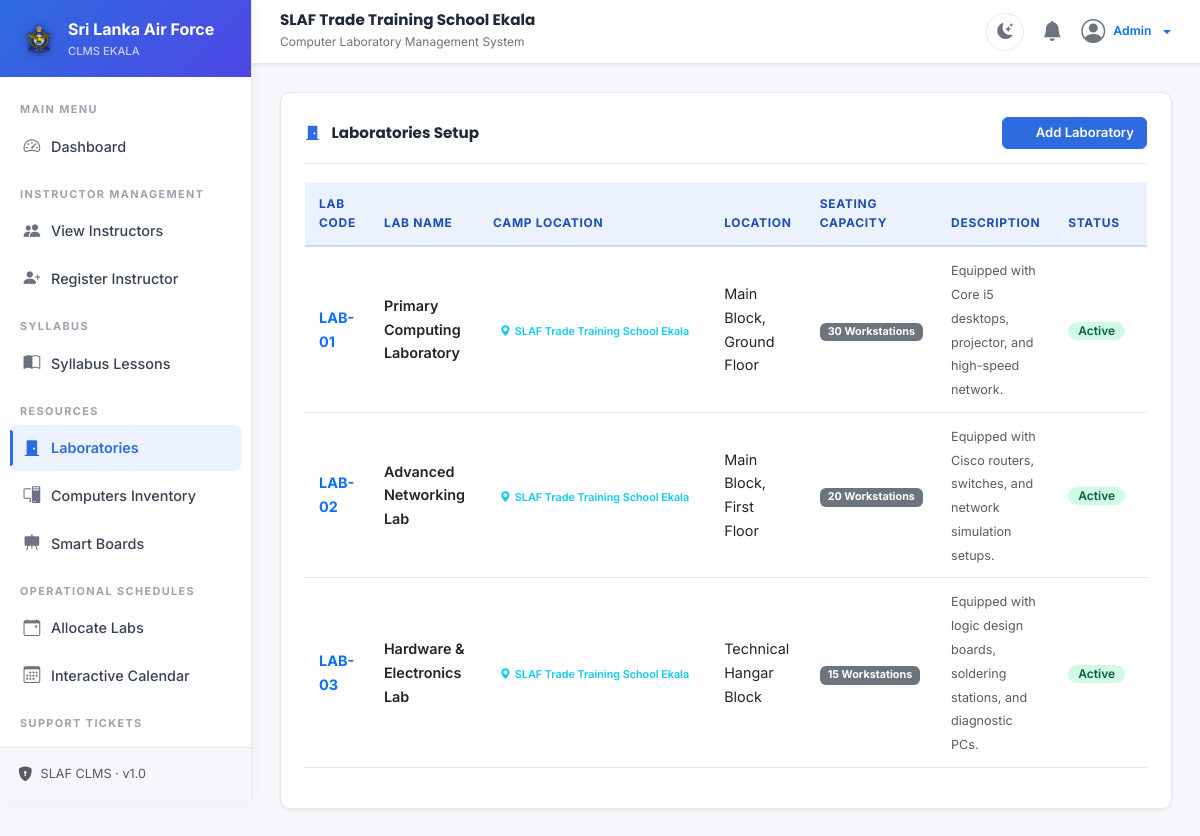
Page /laboratory (signed in) on the committed database.
### tables this page shows
CREATE TABLE IF NOT EXISTS laboratories (
    id INT AUTO_INCREMENT PRIMARY KEY,
    lab_code VARCHAR(20) NOT NULL UNIQUE,
    lab_name VARCHAR(100) NOT NULL,
    location VARCHAR(100) NOT NULL,
    capacity INT NOT NULL,
    description TEXT,
    status ENUM('active', 'inactive') DEFAULT 'active',
    created_at TIMESTAMP DEFAULT CURRENT_TIMESTAMP,
    updated_at TIMESTAMP DEFAULT CURRENT_TIMESTAMP ON UPDATE CURRENT_TIMESTAMP,
    camp_id INT NULL,
    FOREIGN KEY (camp_id) REFERENCES camps(id) ON DELETE SET NULL
);

CREATE TABLE IF NOT EXISTS camps (
    id INT AUTO_INCREMENT PRIMARY KEY,
    name VARCHAR(100) NOT NULL UNIQUE,
    code VARCHAR(50) NOT NULL UNIQUE,
    address TEXT NULL,
    status ENUM('active', 'inactive') DEFAULT 'active',
    created_at TIMESTAMP DEFAULT CURRENT_TIMESTAMP,
    updated_at TIMESTAMP DEFAULT CURRENT_TIMESTAMP ON UPDATE CURRENT_TIMESTAMP
);

### app/controllers/LaboratoryController.php (called while the page is built, shortened)
<?php
class LaboratoryController extends Controller {
    private $labModel;
    public function __construct() {
        $this->labModel = $this->model('LabModel');
    }
    public function index() {
        $campModel = $this->model('CampModel');
        if (isSuperAdmin()) {
            $labs = $this->labModel->getAllLabs();
            $camps = $campModel->getActiveCamps();
        } else {
            $labs = $this->labModel->getAllLabs($_SESSION['camp_id']);
            $camps = [$campModel->getCampById($_SESSION['camp_id'])];
        }
        $data = [
            'title' => 'Laboratory Management',
            'active_menu' => 'laboratories',
            'labs' => $labs,
            'camps' => $camps
        ];
        $this->view('laboratories/index', $data);
    }
}

### app/core/App.php (called while the page is built, shortened)
<?php
class App {
    protected $currentMethod = 'index';
    public function __construct() {
        $url = $this->getUrl();
        if (isset($url[0])) {
            $controllerName = ucfirst($url[0]) . 'Controller';
            if (file_exists(APPROOT . '/controllers/' . $controllerName . '.php')) {
                unset($url[0]);
            }
        }
        $this->currentController = new $this->currentController;
        $this->params = $url ? array_values($url) : [];
        call_user_func_array([$this->currentController, $this->currentMethod], $this->params);
    }
    public function getUrl() {
        if (isset($_GET['url'])) {
            $url = rtrim($_GET['url'], '/');
            $url = filter_var($url, FILTER_SANITIZE_URL);
            return explode('/', $url);
        }
        return [];
    }
}

### index.php (called while the page is built, shortened)
    <?php
require_once 'app/helpers/sanitization_helper.php';
require_once 'app/core/App.php';
require_once 'app/core/Controller.php';
require_once 'app/core/Database.php';
require_once 'app/core/Model.php';
$app = new App();

### app/core/Database.php (called while the page is built, shortened)
<?php
class Database {
    private $host = DB_HOST;
    private $user = DB_USER;
    private $pass = DB_PASS;
    private $dbname = DB_NAME;
    private $dbh;
    private $stmt;
    private $dsn;
    private $options;
    public function __construct() {
        $this->dsn = 'mysql:host=' . $this->host . ';dbname=' . $this->dbname . ';charset=utf8mb4';
        $this->options = [
            PDO::ATTR_PERSISTENT => false,
            PDO::ATTR_ERRMODE => PDO::ERRMODE_EXCEPTION,
            PDO::ATTR_DEFAULT_FETCH_MODE => PDO::FETCH_OBJ
        ];
    }
    private function connect() {
        if ($this->dbh === null) {
            try {
                $this->dbh = new PDO($this->dsn, $this->user, $this->pass, $this->options);
                $now = new DateTime('now', new DateTimeZone(date_default_timezone_get()));
                $offset = $now->getOffset();
                $hours = intval($offset / 3600);
                $minutes = abs(intval(($offset % 3600) / 60));
                $mysql_offset = sprintf('%+03d:%02d', $hours, $minutes);
                $this->dbh->exec("SET time_zone = '{$mysql_offset}'");
            } catch (PDOException $e) {
                $this->error = $e->getMessage();
                throw $e;
            }
        }
    }
    public function query($sql) {
        $this->stmt = $this->dbh->prepare($sql);
    }
    public function bind($param, $value, $type = null) {
        if (is_null($type)) {
            switch (true) {
                case is_int($value):
                    $type = PDO::PARAM_INT;
                    break;
            }
        }
        $this->stmt->bindValue($param, $value, $type);
    }
    public function execute() {
        return $this->stmt->execute();
    }
    public function resultSet() {
        $this->execute();
        return $this->stmt->fetchAll();
    }
}

### app/models/LabModel.php (called while the page is built, shortened)
<?php
class LabModel extends Model {
    public function getAllLabs($campId = null) {
        if ($campId) {
            $this->db->query("SELECT l.*, c.name as camp_name
                              FROM laboratories l
                              LEFT JOIN camps c ON l.camp_id = c.id
                              WHERE l.camp_id = :camp_id
                              ORDER BY l.lab_code ASC");
            $this->db->bind(':camp_id', $campId);
        } else {
            $this->db->query("SELECT l.*, c.name as camp_name
                              FROM laboratories l
                              LEFT JOIN camps c ON l.camp_id = c.id
                              ORDER BY c.name ASC, l.lab_code ASC");
        }
        return $this->db->resultSet();
    }
}

### app/core/Model.php (called while the page is built, shortened)
<?php
class Model {
    public function __construct() {
        $this->db = new Database();
    }
}

### app/helpers/sanitization_helper.php (called while the page is built, shortened)
<?php
function e($string) {
    return htmlspecialchars($string, ENT_QUOTES, 'UTF-8');
}

### app/views/laboratories/index.php (the view, shortened to what this page needs)
<div class="card-clms">
    <div class="card-clms-header">
        <h5 class="fw-bold m-0"><i class="bi bi-door-closed-fill text-primary me-2"></i> Laboratories Setup</h5>
        <button type="button" class="btn btn-primary btn-sm" data-bs-toggle="modal" data-bs-target="#addLabModal">
            <i class="bi bi-door-open me-1"></i> Add Laboratory
        </button>
    </div>
    <div class="table-responsive">
        <table class="table table-hover table-clms align-middle">
            <thead>
                <tr>
                    <th>Lab Code</th>
                    <th>Lab Name</th>
                    <th>Camp Location</th>
                    <th>Location</th>
                    <th>Seating Capacity</th>
                    <th>Description</th>
                    <th>Status</th>
                    <th>Actions</th>
                </tr>
            </thead>
            <tbody>
                <?php if(!empty($data['labs'])): ?>
                    <?php foreach($data['labs'] as $l): ?>
                        <tr>
                            <td><span class="fw-bold text-primary"><?php echo e($l->lab_code); ?></span></td>
                            <td><span class="fw-semibold"><?php echo e($l->lab_name); ?></span></td>
                            <td><span class="badge bg-info-light text-info fw-semibold"><i class="bi bi-geo-alt-fill me-1"></i><?php echo e($l->camp_name ?: 'Global'); ?></span></td>
                            <td><?php echo e($l->location); ?></td>
                            <td><span class="badge bg-secondary px-2 py-1"><?php echo e($l->capacity); ?> Workstations</span></td>
                            <td><small class="text-muted"><?php echo e($l->description ?: 'No description'); ?></small></td>
                            <td>
                                <?php if($l->status === 'active'): ?>
                                    <span class="badge badge-active">Active</span>
                                <?php else: ?>
                                    <span class="badge badge-inactive">Inactive</span>
                                <?php endif; ?>
                            </td>
                            <td>
                            </td>
                        </tr>
                    <?php endforeach; ?>
                <?php else: ?>
                    <tr>
                        <td colspan="8" class="text-center py-4 text-muted">No laboratories configured yet.</td>
                    </tr>
                <?php endif; ?>
            </tbody>
        </table>
    </div>
</div>

### css/style.css (style rules this page uses)
:root { --font: 'Inter', sans-serif; --font-heading: 'Poppins', sans-serif; --primary: #2D6CDF; --primary-dark: #1A4FB5; --primary-light: #EBF1FD; --primary-grad: linear-gradient(135deg, #2D6CDF 0%, #4F46E5 100%); --bg-page: #F5F7FA; --bg-card: #FFFFFF; --sidebar-bg: #FFFFFF; --sidebar-border: #E5E7EB; --sidebar-hover: #F3F7FF; --sidebar-active-bg: #EBF1FD; --sidebar-active-text: #2D6CDF; --sidebar-text: #374151; --sidebar-muted: #9CA3AF; --navbar-bg: #FFFFFF; --text-h: #1F2937; --text-body: #374151; --text-muted: #6B7280; --border: #E5E7EB; --shadow-sm: 0 1px 3px rgba(0,0,0,0.08); --shadow-md: 0 4px 16px rgba(0,0,0,0.08); --shadow-lg: 0 8px 32px rgba(0,0,0,0.1); --success: #059669; --warning: #D97706; --danger: #DC2626; --info: #2D6CDF; --radius: 10px; --radius-sm: 6px; --radius-lg: 16px; --transition: 0.22s ease; }
*,*::before,*::after { margin:0;padding:0;box-sizing:border-box; }
body { font-family: var(--font); background: var(--bg-page); color: var(--text-body); font-size: 14.5px; line-height: 1.65; overflow-x: hidden; transition: background var(--transition), color var(--transition); }
h1,h2,h3,h4,h5,h6 { font-family:var(--font-heading);font-weight:700;color:var(--text-h);line-height:1.3; }
.card-clms { background:var(--bg-card); border:1px solid var(--border); border-radius:var(--radius); box-shadow:var(--shadow-sm); padding:24px; margin-bottom:22px; transition:box-shadow var(--transition),background var(--transition); }
.card-clms-header { display:flex;align-items:center;justify-content:space-between; margin-bottom:18px;padding-bottom:14px; border-bottom:1px solid var(--border); }
.card-clms-header h5,.card-clms-header h6 { font-size:0.95rem;font-weight:700;color:var(--text-h);margin:0; }
.card-clms-header .bi { color:var(--primary)!important; }
.badge-active { background:#D1FAE5;color:#065F46;font-weight:600;border-radius:99px;padding:3px 10px;font-size:0.75rem; }
.btn { border-radius:var(--radius-sm)!important;font-weight:600!important;font-size:0.875rem!important;transition:all 0.18s!important; }
.btn-primary { background:var(--primary)!important;border-color:var(--primary)!important;color:#fff!important; }
.btn-sm { padding:5px 12px!important;font-size:0.82rem!important; }
.table-clms { color:var(--text-body);border-color:var(--border);font-size:0.9rem; }
.table-clms thead th { background:var(--primary-light);color:var(--primary-dark); font-weight:700;font-size:0.75rem;text-transform:uppercase;letter-spacing:0.7px; border-bottom:2px solid #BFDBFE;padding:12px 14px; }
.table-clms td { vertical-align:middle;padding:11px 14px;border-color:var(--border); }
.table-clms tbody tr { transition:background 0.15s; }

### rows in the picture
laboratories: lab_code "LAB-01", lab_name "Primary Computing Laboratory", camp.name "SLAF Trade Training School Ekala", location "Main Block, Ground Floor", capacity "30", description "Equipped with Core i5 desktops, projector, and high-speed network.", status "Active"
laboratories: lab_code "LAB-02", lab_name "Advanced Networking Lab", camp.name "SLAF Trade Training School Ekala", location "Main Block, First Floor", capacity "20", description "Equipped with Cisco routers, switches, and network simulation setups.", status "Active"
laboratories: lab_code "LAB-03", lab_name "Hardware & Electronics Lab", camp.name "SLAF Trade Training School Ekala", location "Technical Hangar Block", capacity "15", description "Equipped with logic design boards, soldering stations, and diagnostic PCs.", status "Active"

### other values in the picture
MILITARY_BRANCH "Sri Lanka Air Force"
SYSTEM_TITLE "SLAF Trade Training School Ekala"
SYSTEM_SUBTITLE "Computer Laboratory Management System"
$_SESSION['username'] "Admin"
